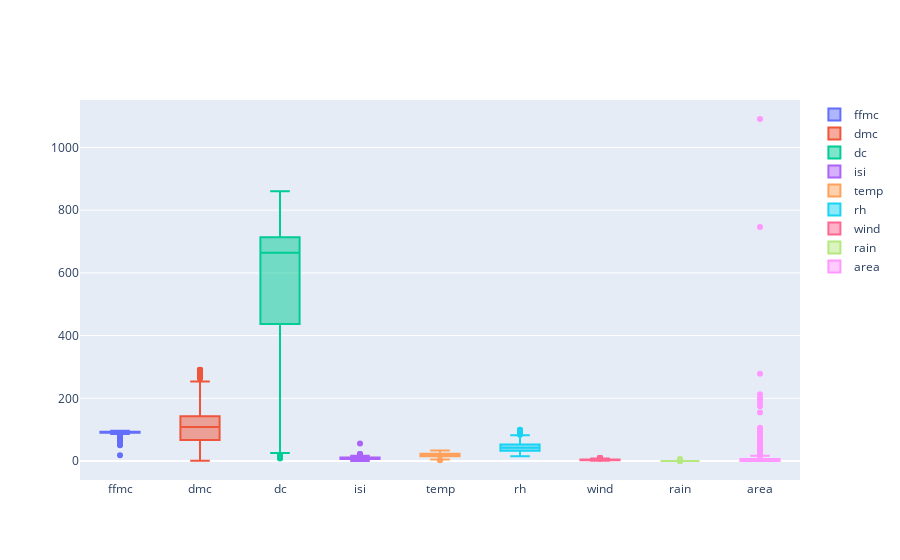

The cell this chart's notebook holds for it:
### Code cell
lab.eda.boxplot_all(raw)

### Figure 1 — Plotly figure (JSON) as saved in the notebook; plotly's stock layout.template omitted (floating-point values rounded to 4 significant figures; data arrays with more than 128 entries replaced by an {"elided": "..."} marker saying what was removed)
{"data": [{"name": "ffmc", "type": "box", "y": {"elided": "517 float values"}}, {"name": "dmc", "type": "box", "y": {"elided": "517 float values"}}, {"name": "dc", "type": "box", "y": {"elided": "517 float values"}}, {"name": "isi", "type": "box", "y": {"elided": "517 float values"}}, {"name": "temp", "type": "box", "y": {"elided": "517 float values"}}, {"name": "rh", "type": "box", "y": {"elided": "517 int values"}}, {"name": "wind", "type": "box", "y": {"elided": "517 float values"}}, {"name": "rain", "type": "box", "y": {"elided": "517 float values"}}, {"name": "area", "type": "box", "y": {"elided": "517 float values"}}], "layout": {}}
